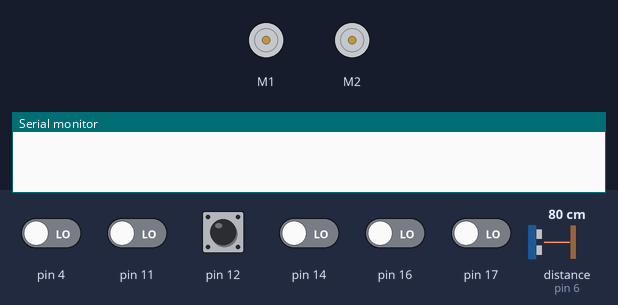
Recording of a sketch running on a simulated Arduino Uno, built with avr-gcc and run on an emulated ATmega328P. Parts: 2 × DC motor (green arrow = forward, orange = backward, longer = faster), the last lines printed to the serial monitor. Inputs (shaded band) come from the test bench; at power-on: pin 12 HIGH, pin 4, pin 11, pin 14, pin 16, pin 17 LOW, distance to the obstacle (sensor on pin 6) 80 cm. The echo pulse lasts 58.3 µs per cm.

Above: at 0.8 s.
0.9 s: pin 12 pulled LOW for 0.15 s
At 1.8 s:
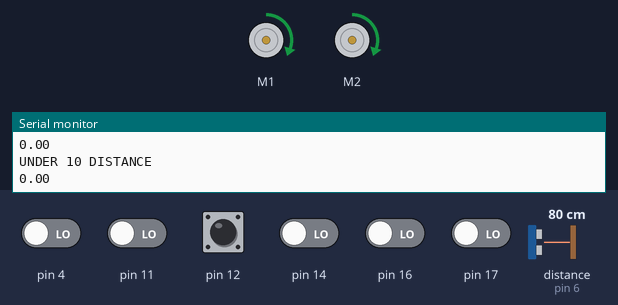
2.6 s: distance to the obstacle (sensor on pin 6) set to 12 cm
4.1 s: distance to the obstacle (sensor on pin 6) set to 9 cm
At 4.7 s:
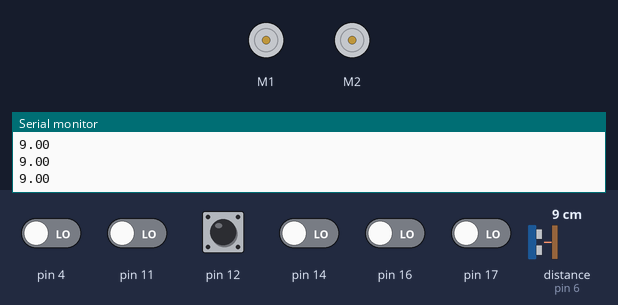
5.6 s: distance to the obstacle (sensor on pin 6) set to 18 cm
At 6.3 s:
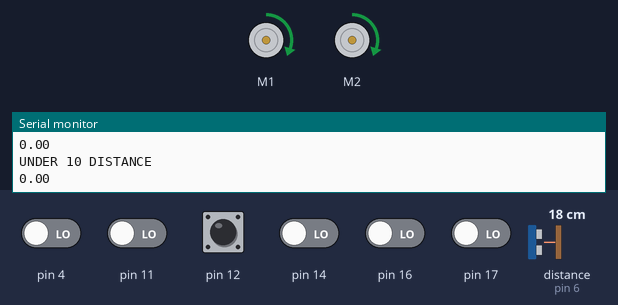
7.1 s: pin 4 driven HIGH
At 7.55 s:
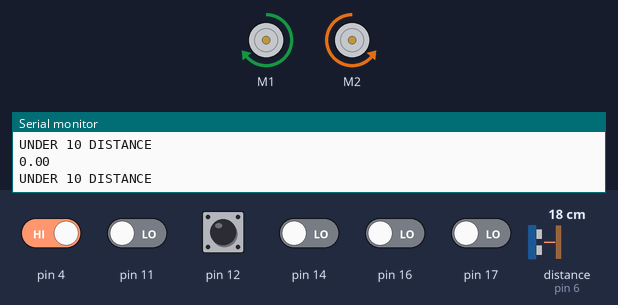
10.1 s: pin 4 driven LOW
At 11.4 s:
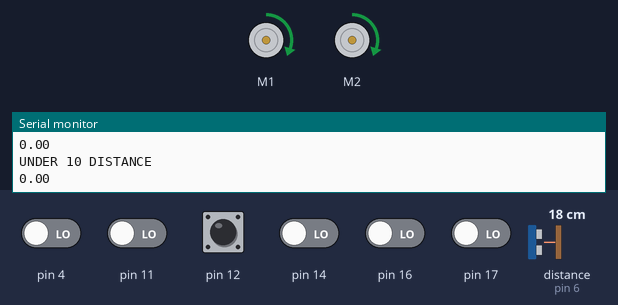
Timing chart, 0 to 12.8 s (numbered marks = the images above; inputs shaded):
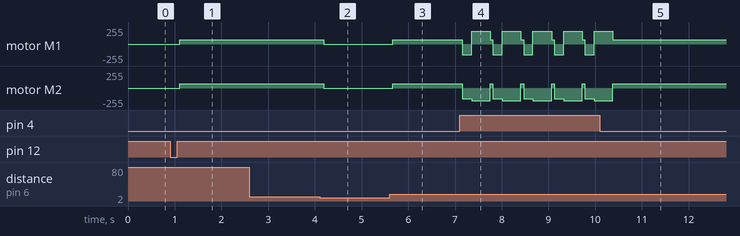

Measured:
- the behaviour switches between 11 and 10 cm on distance to the obstacle (sensor on pin 6) (found by bisection; images 1 and 2)
- after the input at 0.9 s, motor M1, motor M2: stopped → forward 63/255 after 0.21 s
- after the input at 4.1 s, motor M1, motor M2: forward 63/255 → stopped after 0.09 s
- after the input at 5.6 s, motor M1, motor M2: stopped → forward 63/255 after 0.07 s
- after the input at 7.1 s, motor M1: forward 63/255 → backward 159/255 after 0.05 s, then repeats every 0.66 s: forward 191/255 0.40 s, forward 63/255 0.06 s, backward 159/255 0.20 s; motor M2: forward 63/255 → backward 159/255 after 0.05 s, then repeats every 0.66 s: backward 191/255 0.40 s, forward 63/255 0.06 s, backward 159/255 0.20 s
- after the input at 10.1 s, motor M1, motor M2: goes on until 10.4 s, then stays forward 63/255

The sketch:

Zumo_test.ino
```cpp
/*
Drive forward and turn left or right when border is detected
  - Only reflectionsensor 0 and 5 are used.
*/
#include <ZumoMotors.h>
#include <Pushbutton.h>
#include <QTRSensors.h>
#include <ZumoReflectanceSensorArray.h>
#include <NewPing.h>

const int echoPin = 6;
const int triggerPin = 5;
const int maxDistance = 10;

NewPing sonar(triggerPin, echoPin, maxDistance);

#define LED 13

// this might need to be tuned for different lighting conditions, surfaces, etc.
#define QTR_THRESHOLD  1800 //

// these might need to be tuned for different motor types
#define REVERSE_SPEED     250 // 0 is stopped, 400 is full speed
#define TURN_SPEED        300
#define FORWARD_SPEED     100
#define REVERSE_DURATION  200 // ms
#define TURN_DURATION     400 // ms

ZumoMotors motors;
Pushbutton button(ZUMO_BUTTON); // pushbutton on pin 12

#define NUM_SENSORS 6
unsigned int sensor_values[NUM_SENSORS];

ZumoReflectanceSensorArray sensors;


void setup()
{
   Serial.begin(9600);
   sensors.init();
   button.waitForButton();
}

void loop()
{
  unsigned int time = sonar.ping();
  float distance = sonar.convert_cm(time);
  sensors.read(sensor_values);

  Serial.println(distance);
  delay(50);

  if(!distance == 0.00){
    motors.setSpeeds(0, 0);
    } else {
        Serial.println("UNDER 10 DISTANCE");
        if (sensor_values[0] > QTR_THRESHOLD)
      {
        // if leftmost sensor detects line, reverse and turn to the right
        motors.setSpeeds(-REVERSE_SPEED, -REVERSE_SPEED);
        delay(REVERSE_DURATION);
        motors.setSpeeds(TURN_SPEED, -TURN_SPEED);
        delay(TURN_DURATION);
        motors.setSpeeds(FORWARD_SPEED, FORWARD_SPEED);
      }
      else if (sensor_values[5] > QTR_THRESHOLD)
      {
        // if rightmost sensor detects line, reverse and turn to the left
        motors.setSpeeds(-REVERSE_SPEED, -REVERSE_SPEED);
        delay(REVERSE_DURATION);
        motors.setSpeeds(-TURN_SPEED, TURN_SPEED);
        delay(TURN_DURATION);
        motors.setSpeeds(FORWARD_SPEED, FORWARD_SPEED);
      }
      else
      {
        // otherwise, go straight
        motors.setSpeeds(FORWARD_SPEED, FORWARD_SPEED);
      }
  }
  }
```
